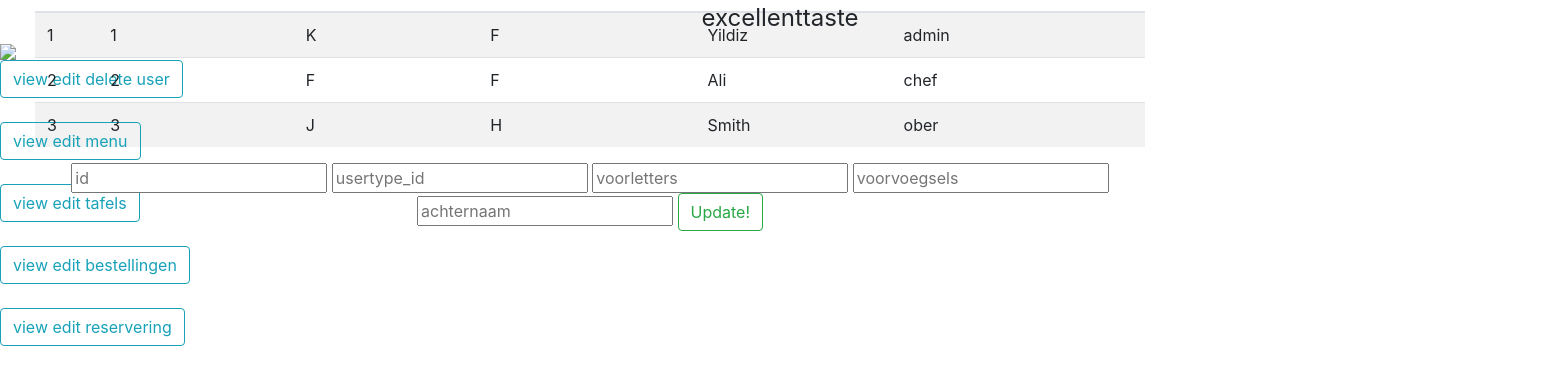
The page /edit_user.php (signed in) on the database its author committed.
### tables this page shows
CREATE TABLE medewerker(
    id INT NOT NULL AUTO_INCREMENT,
    usertype_id INT NOT NULL,
    voorletters VARCHAR(250) NOT NULL,
    voorvoegsels VARCHAR(250),
    achternaam VARCHAR(250),
    gebruikersnaam VARCHAR(250),
    wachtwoord VARCHAR(250),
    PRIMARY KEY(id),
    FOREIGN KEY(usertype_id) REFERENCES usertype(id)
);

### database.php (called while the page is built, shortened)
<?php
  class database{
  private $pdo;
  public function __construct($host, $user, $pass, $db, $charset){
      try {
          $dsn = "mysql:host=$host;dbname=$db;charset=$charset";
          $options = [
              PDO::ATTR_ERRMODE            => PDO::ERRMODE_EXCEPTION,
              PDO::ATTR_DEFAULT_FETCH_MODE => PDO::FETCH_ASSOC,
              PDO::ATTR_EMULATE_PREPARES   => false,
          ];
          $this->pdo = new PDO($dsn, $user, $pass, $options);
      } catch (\PDOException $e) {
          echo $e->getMessage();
          throw $e;
        }
    }
    public function view_user_detail($gebruikersnaam){
        $query = "SELECT id, usertype_id, voorletters, voorvoegsels, achternaam, gebruikersnaam FROM medewerker
        ";
        $stmt = $this->pdo->prepare($query);
        $gebruikersnaam !== NULL ? $stmt->execute(['gebruikersnaam'=>$gebruikersnaam]) : $stmt->execute();
        $results = $stmt->fetchAll(PDO::FETCH_ASSOC);
        return $results;
    }
  }
?>

### edit_user.php (the view, shortened to what this page needs)
<?php
include 'database.php';
$db = new database('localhost', 'root', '', 'excellenttaste', 'utf8');
?>
<html>
  <head>
    <link rel="stylesheet" href="https://cdn.jsdelivr.net/npm/bootstrap@4.5.3/dist/css/bootstrap.min.css">
  </head>
  <body>
    <div>
      <legend style="text-align: center;"> excellenttaste </legend>
      <img src="img\Insert-image-Here.png">
        <div class="topnav">
          <a class="btn btn-outline-info" href="view_edit_delete_medewerker.php">view edit delete user</a><br><br>
          <a class="btn btn-outline-info" href="view_edit_delete_menu.php">view edit menu</a><br><br>
          <a class="btn btn-outline-info" href="view_edit_delete_tafels.php">view edit tafels</a><br><br>
          <a class="btn btn-outline-info" href="view_edit_delete_bestellingen.php">view edit bestellingen</a><br><br>
          <a class="btn btn-outline-info" href="view_edit_delete_reservering.php">view edit reservering</a><br><br>
        </div>
      </div>
    <?php
        $results = $db->view_user_detail(NULL);
        $columns = array_keys($results[0]);
        ?>
    <div class="container-xl" style="margin-top:-450px; margin-right:400px;">
        <div class="table-responsive">
            <div class="table-wrapper">
                <table class="table table-striped table-hover">
                    <thead>
                        <tr>
                          <?php foreach($columns as $column){ ?>
                              <th><strong> <?php echo $column ?> </strong></th>
                          <?php } ?>
                        </tr>
                    </thead>
                    <?php foreach($results as $rows => $row){ ?>
                        <tr>
                            <?php foreach($row as $row_data){?>
                                <td>
                                    <?php echo $row_data ?>
                                </td>
                            <?php } ?>
                      </tr>
                    <?php } ?>
              </table>
              <form method="post" align="center" action='edit_user.php' method='post' accept-charset='UTF-8'>
                <fieldset>
                  <input type="text" name="id" placeholder="id" required/>
                  <input type="text" name="usertype_id" placeholder="usertype_id" required/>
                  <input type="text" name="voorletters" placeholder="voorletters" required/>
                  <input type="text" name="voorvoegsels" placeholder="voorvoegsels" required/>
                  <input type="text" name="achternaam" placeholder="achternaam" required/>
                  <button class="btn btn-outline-success" type="submit" name="submit" value="Sign up!">Update!</button>
                </fieldset>
              </form>
            </div>
          </div>
        </div>
    </body>
  </html>

### edit_user.php (style rules this page uses)
.table-responsive { overflow-x: unset !important; }

### rows shown on the page
medewerker: row_data "1", voorletters "K", voorvoegsels "F", achternaam "Yildiz", gebruikersnaam "admin"
medewerker: row_data "2", row_data "F", achternaam "Ali", gebruikersnaam "chef"
medewerker: row_data "3", voorletters "J", voorvoegsels "H", achternaam "Smith", gebruikersnaam "ober"
